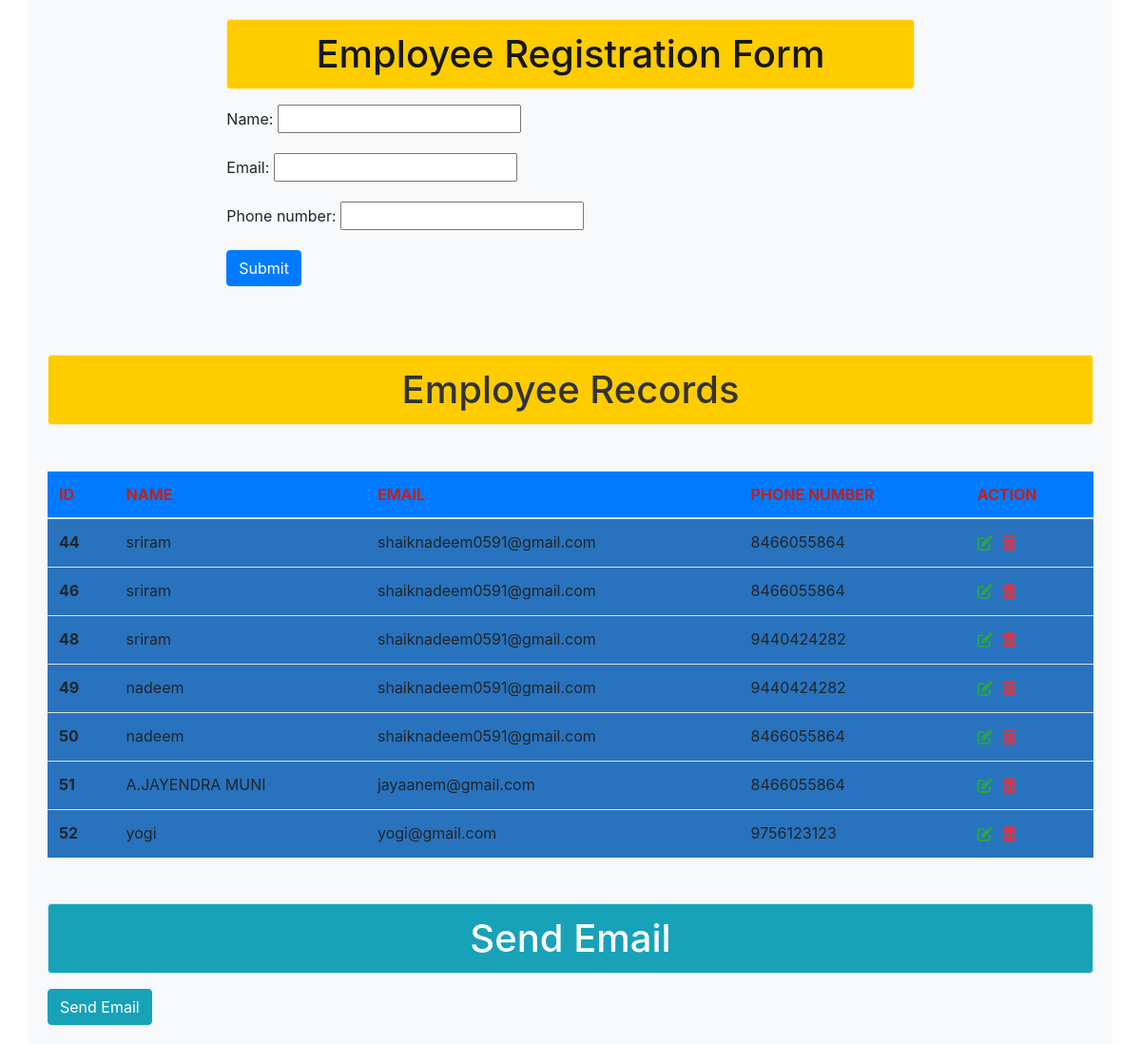
The page / on the database its author committed.
### app1/models.py (models this page shows)
class employee(models.Model):
    name = models.CharField(max_length=100)
    email = models.EmailField()
    phone_number = models.CharField(max_length=15)
    def __str__(self):
        return self.name

### app1/views.py (the view, shortened to what this page needs)
# urls.py: path('', views.home, name='home'),
def home(request):
    form = employeeForm()
    employees = employee.objects.all()
    print("Employee data retrieved:", employees)
    context = {
        'form': form,
        'data': employees,
    }
    return render(request, 'app1/index.html', context)

### app1/forms.py
class employeeForm(forms.ModelForm):
    class Meta:
        model = employee
        fields = ['name', 'email', 'phone_number']

### app1/templates/app1/index.html (shortened to what this page needs)
{% extends 'app1/base.html' %}
{% block content %}
{% load static %}
<div class="container" style="background-color: #f8f9fa; padding: 20px;">
    <div class="row">
        <div class="col col-8 offset-2">
            <h1 class="alert alert-warning text-center" style="background-color: #ffcc00; color: #171718;">Employee Registration Form</h1>
            <form action="{% url 'home' %}" method="post">
                {{ form.as_p }}
                <input type="submit" name="register_employee" value="Submit" class="btn btn-primary">
            </form>
        </div>
    </div>
    <br><br><br>
    <h1 class="alert alert-warning text-center" style="background-color: #ffcc00; color: #333;">Employee Records</h1>
    <table class="table my-5">
        <thead style="background-color: #007bff; color: rgb(191, 33, 33);">
            <tr>
                <th scope="col">ID</th>
                <th scope="col">NAME</th>
                <th scope="col">EMAIL</th>
                <th scope="col">PHONE NUMBER</th>
                <th scope="col">ACTION</th>
            </tr>
        </thead>
        <tbody>
            {% for i in data %}
            <tr style="background-color: #2973be;">
                <th scope="row">{{ i.id }}</th>
                <td>{{ i.name }}</td>
                <td>{{ i.email }}</td>
                <td>{{ i.phone_number }}</td>
                <td>
                    <a href="{% url 'update_employee' i.id %}" style="color: #28a745;">
                        <i class="fa-solid fa-pen-to-square"></i>
                    </a>
                    <form action="{% url 'delete_employee' i.id %}" method="post" class="d-inline">
                        <button type="submit" style="background: none; border: none; color: #dc3545;">
                            <i class="fa-solid fa-trash-can"></i>
                        </button>
                    </form>
                </td>
            </tr>
            {% endfor %}
        </tbody>
    </table>
    <h1 class="alert alert-info text-center" style="background-color: #17a2b8; color: #ffffff;">Send Email</h1>
    <form action="{% url 'home' %}" method="post">
        <button type="submit" name="send_email" class="btn btn-info">Send Email</button>
    </form>
</div>
{% endblock content %}

### app1/templates/app1/base.html (shortened to what this page needs)
<!DOCTYPE html>
<html lang="en">
<head>
    {% load static %}
    <link rel="stylesheet" href="{% static 'css/bootstrap.min.css' %}">
    <link rel="stylesheet" href="https://cdnjs.cloudflare.com/ajax/libs/font-awesome/6.0.0-beta3/css/all.min.css">
</head>
<body>
    {% block content %}{% endblock %}
</body>
</html>

### rows shown on the page
employee: id "44", name "sriram", email "shaiknadeem0591@gmail.com", phone_number "8466055864"
employee: id "46", name "sriram", email "shaiknadeem0591@gmail.com", phone_number "8466055864"
employee: id "48", name "sriram", email "shaiknadeem0591@gmail.com", phone_number "9440424282"
employee: id "49", name "nadeem", email "shaiknadeem0591@gmail.com", phone_number "9440424282"
employee: id "50", name "nadeem", email "shaiknadeem0591@gmail.com", phone_number "8466055864"
employee: id "51", name "A.JAYENDRA MUNI", email "jayaanem@gmail.com", phone_number "8466055864"
employee: id "52", name "yogi", email "yogi@gmail.com", phone_number "9756123123"
